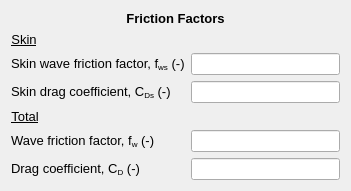
     <widget class="QWidget" name="formLayoutWidget_18">
      <property name="geometry">
       <rect>
        <x>410</x>
        <y>360</y>
        <width>351</width>
        <height>171</height>
       </rect>
      </property>
      <layout class="QFormLayout" name="formLayout_21">
       <item row="0" column="0" colspan="2">
        <widget class="QLabel" name="swCharacteristics_lbl_4">
         <property name="font">
          <font>
           <family>MS Shell Dlg 2</family>
           <pointsize>10</pointsize>
           <weight>75</weight>
           <bold>true</bold>
          </font>
         </property>
         <property name="text">
          <string>&lt;html&gt;&lt;head/&gt;&lt;body&gt;&lt;p align=&quot;center&quot;&gt;Friction Factors&lt;/p&gt;&lt;/body&gt;&lt;/html&gt;</string>
         </property>
        </widget>
       </item>
       <item row="1" column="0">
        <widget class="QLabel" name="swCharacteristics_lbl_5">
         <property name="font">
          <font>
           <family>MS Shell Dlg 2</family>
           <pointsize>10</pointsize>
           <weight>75</weight>
           <bold>true</bold>
          </font>
         </property>
         <property name="text">
          <string>&lt;html&gt;&lt;head/&gt;&lt;body&gt;&lt;p align=&quot;center&quot;&gt;&lt;span style=&quot; font-weight:400; text-decoration: underline;&quot;&gt;Skin&lt;/span&gt;&lt;/p&gt;&lt;/body&gt;&lt;/html&gt;</string>
         </property>
        </widget>
       </item>
       <item row="2" column="0">
        <widget class="QLabel" name="fwSkin_wpc_lbl">
         <property name="font">
          <font>
           <family>MS Shell Dlg 2</family>
           <pointsize>10</pointsize>
          </font>
         </property>
         <property name="text">
          <string>&lt;html&gt;&lt;head/&gt;&lt;body&gt;&lt;p&gt;Skin wave friction factor, f&lt;span style=&quot; vertical-align:sub;&quot;&gt;ws&lt;/span&gt; (-)&lt;/p&gt;&lt;/body&gt;&lt;/html&gt;</string>
         </property>
        </widget>
       </item>
       <item row="2" column="1">
        <widget class="QLineEdit" name="fwSkin_wpc_txt">
         <property name="readOnly">
          <bool>true</bool>
         </property>
        </widget>
       </item>
       <item row="3" column="0">
        <widget class="QLabel" name="CDSkin_wpc_lbl">
         <property name="font">
          <font>
           <family>MS Shell Dlg 2</family>
           <pointsize>10</pointsize>
          </font>
         </property>
         <property name="text">
          <string>&lt;html&gt;&lt;head/&gt;&lt;body&gt;&lt;p&gt;Skin drag coefficient, C&lt;span style=&quot; vertical-align:sub;&quot;&gt;Ds&lt;/span&gt; (-)&lt;/p&gt;&lt;/body&gt;&lt;/html&gt;</string>
         </property>
        </widget>
       </item>
       <item row="3" column="1">
        <widget class="QLineEdit" name="CDSkin_wpc_txt">
         <property name="readOnly">
          <bool>true</bool>
         </property>
        </widget>
       </item>
       <item row="4" column="0">
        <widget class="QLabel" name="swCharacteristics_lbl_6">
         <property name="font">
          <font>
           <family>MS Shell Dlg 2</family>
           <pointsize>10</pointsize>
           <weight>75</weight>
           <bold>true</bold>
          </font>
         </property>
         <property name="text">
          <string>&lt;html&gt;&lt;head/&gt;&lt;body&gt;&lt;p align=&quot;center&quot;&gt;&lt;span style=&quot; font-weight:400; text-decoration: underline;&quot;&gt;Total&lt;/span&gt;&lt;/p&gt;&lt;/body&gt;&lt;/html&gt;</string>
         </property>
        </widget>
       </item>
       <item row="5" column="0">
        <widget class="QLabel" name="fw_wpc_lbl">
         <property name="font">
          <font>
           <family>MS Shell Dlg 2</family>
           <pointsize>10</pointsize>
          </font>
         </property>
         <property name="text">
          <string>&lt;html&gt;&lt;head/&gt;&lt;body&gt;&lt;p&gt;Wave friction factor, f&lt;span style=&quot; vertical-align:sub;&quot;&gt;w&lt;/span&gt; (-)&lt;/p&gt;&lt;/body&gt;&lt;/html&gt;</string>
         </property>
        </widget>
       </item>
       <item row="5" column="1">
        <widget class="QLineEdit" name="fw_wpc_txt">
         <property name="readOnly">
          <bool>true</bool>
         </property>
        </widget>
       </item>
       <item row="6" column="0">
        <widget class="QLabel" name="CD_wpc_lbl">
         <property name="font">
          <font>
           <family>MS Shell Dlg 2</family>
           <pointsize>10</pointsize>
          </font>
         </property>
         <property name="text">
          <string>&lt;html&gt;&lt;head/&gt;&lt;body&gt;&lt;p&gt;Drag coefficient, C&lt;span style=&quot; vertical-align:sub;&quot;&gt;D&lt;/span&gt; (-)&lt;/p&gt;&lt;/body&gt;&lt;/html&gt;</string>
         </property>
        </widget>
       </item>
       <item row="6" column="1">
        <widget class="QLineEdit" name="CD_wpc_txt">
         <property name="readOnly">
          <bool>true</bool>
         </property>
        </widget>
       </item>
      </layout>
     </widget>
